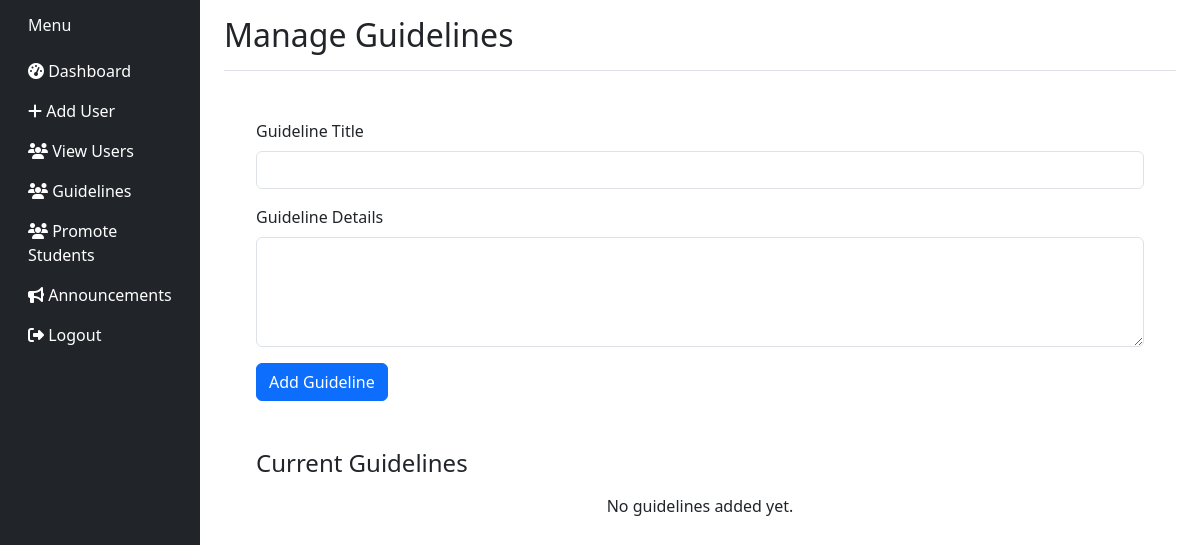
/guidelines/, run on an earlier commit of the app's database.
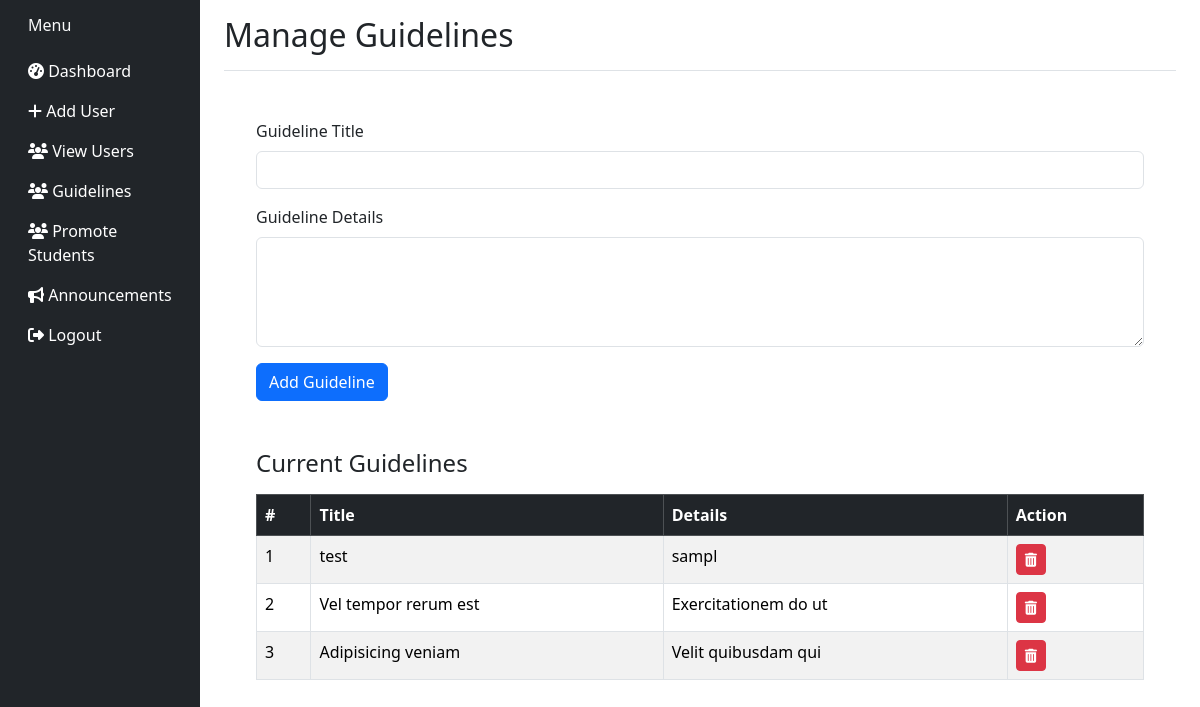
And on a later commit of the database.
### apps/pages/models.py (models this page shows)
class Guideline(models.Model):
    title = models.CharField(max_length=255)
    name = models.TextField()  # Content or description of the guideline

### apps/pages/super_admin.py (the view, shortened to what this page needs)
# urls.py: path('guidelines/', super_admin.guidelines_page, name='guidelines_page'),
def guidelines_page(request):
    guidelines = Guideline.objects.all()
    return render(request, 'super_admin/guidelines.html', {'guidelines': guidelines})

### templates/super_admin/guidelines.html (shortened to what this page needs)
<!DOCTYPE html>
{% load static widget_tweaks %}
<html lang="en">
<head>
    <link href="https://cdn.jsdelivr.net/npm/bootstrap@5.3.2/dist/css/bootstrap.min.css" rel="stylesheet" />
    <link href="https://cdnjs.cloudflare.com/ajax/libs/font-awesome/6.5.0/css/all.min.css" rel="stylesheet" />
</head>
<body>
    <div class="container-fluid">
        <div class="row">
            <nav class="col-md-3 col-lg-2 d-md-block bg-dark sidebar collapse">
                {% include 'super_admin/partial/sidebar.html' %}
            </nav>
            <main class="col-md-9 ms-sm-auto col-lg-10 px-md-4">
                <div class="d-flex justify-content-between align-items-center pt-3 pb-2 mb-3 border-bottom">
                    <h1 class="h2">Manage Guidelines</h1>
                </div>
                <div class="content">
                    <form method="post" action="{% url 'guidelines_page' %}" class="mb-5">
                        <div class="mb-3">
                            <label for="title" class="form-label">Guideline Title</label>
                            <input type="text" name="title" class="form-control" id="title" required />
                        </div>
                        <div class="mb-3">
                            <label for="name" class="form-label">Guideline Details</label>
                            <textarea name="name" class="form-control" id="name" rows="4" required></textarea>
                        </div>
                        <button type="submit" class="btn btn-primary">Add Guideline</button>
                    </form>
                    <h4 class="mb-3">Current Guidelines</h4>
                    {% if guidelines %}
                    <div class="table-responsive">
                        <table class="table table-bordered table-striped">
                            <thead class="table-dark">
                                <tr>
                                    <th>#</th>
                                    <th>Title</th>
                                    <th>Details</th>
                                    <th>Action</th>
                                </tr>
                            </thead>
                            <tbody>
                                {% for guideline in guidelines %}
                                <tr>
                                    <td>{{ forloop.counter }}</td>
                                    <td>{{ guideline.title }}</td>
                                    <td>{{ guideline.name }}</td>
                                    <td>
                                        <a href="{% url 'delete_guideline' guideline.id %}"
                                            class="btn btn-sm btn-danger"
                                            onclick="return confirm('Are you sure you want to delete this guideline?');">
                                            <i class="fas fa-trash-alt"></i>
                                        </a>
                                    </td>
                                </tr>
                                {% endfor %}
                            </tbody>
                        </table>
                    </div>
                    {% else %}
                    <p class="text-center">No guidelines added yet.</p>
                    {% endif %}
                </div>
            </main>
        </div>
    </div>
</body>
</html>

What changed in the data, as far as the page shows it:
added Guideline: title "test", name "sampl"
added Guideline: title "Vel tempor rerum est", name "Exercitationem do ut"
added Guideline: title "Adipisicing veniam", name "Velit quibusdam qui"
Also different on the page:
text no longer shown: "No guidelines added yet."
text now shown: "# Title Details Action"
